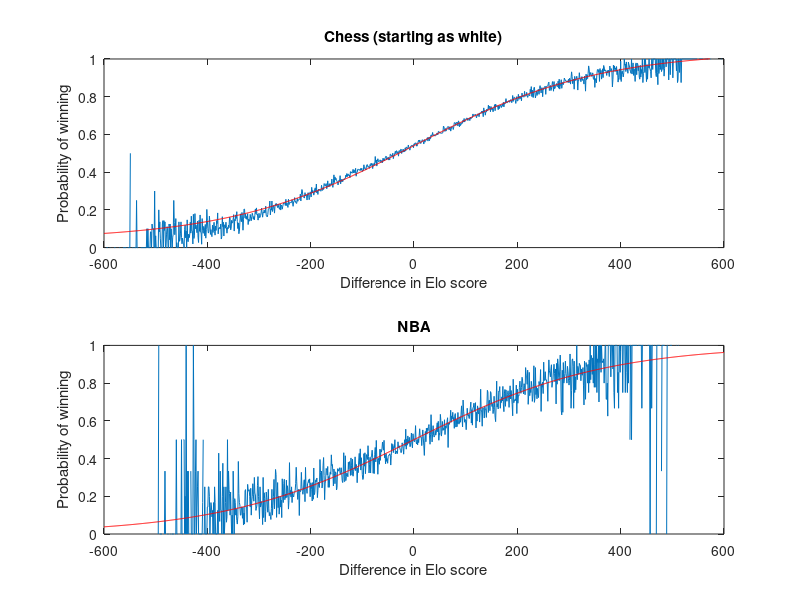

Write MATLAB code to recreate this figure.
a = importdata('chess/analyze_chess.txt');

start = min(a(:,1));
rangeN = min(a(:,1)):max(a(:,1))+1;
dataW = zeros(size(rangeN));
dataN = zeros(size(rangeN));
for i=1:size(a,1)
    dataN(a(i,1)-start+1) = dataN(a(i,1)-start+1) + 1;
    dataW(a(i,1)-start+1) = dataW(a(i,1)-start+1) + a(i,2);
end

subplot(2,1,1)
plot(rangeN,dataW./dataN)
title('Chess (starting as white)')
ylabel('Probability of winning')
xlabel('Difference in Elo score')

d = dataW./dataN;
time = rangeN(~isnan(d));
conc = d(~isnan(d));
conc = conc(find(time > -300 & time < 300));
time = time(find(time > -300 & time < 300));
modelFun =  @(p,x) 1-1 ./ (1 + 10.^(x./p(1))) + p(2)
startingVals = [400,0.02];
coefEsts = nlinfit(time, conc, modelFun, startingVals);
xgrid = -600:600;
line(xgrid, modelFun(coefEsts, xgrid), 'Color','r');
axis([-600 600 0 1])

a = importdata('nba/nbaallelo-output.txt');

start = min(a(:,1));
rangeN = min(a(:,1)):max(a(:,1))+1;
dataW = zeros(size(rangeN));
dataN = zeros(size(rangeN));
for i=1:size(a,1)
    dataN(a(i,1)-start+1) = dataN(a(i,1)-start+1) + 1;
    dataW(a(i,1)-start+1) = dataW(a(i,1)-start+1) + a(i,2);
end

subplot(2,1,2)
plot(rangeN,dataW./dataN)
title('NBA')
ylabel('Probability of winning')
xlabel('Difference in Elo score')

d = dataW./dataN;
time = rangeN(~isnan(d));
conc = d(~isnan(d));
conc = conc(find(time > -300 & time < 300));
time = time(find(time > -300 & time < 300));
modelFun =  @(p,x) 1-1 ./ (1 + 10.^(x./p(1))) + p(2)
startingVals = [400,0.02];
coefEsts = nlinfit(time, conc, modelFun, startingVals);
xgrid = -600:600;
line(xgrid, modelFun(coefEsts, xgrid), 'Color','r');
axis([-600 600 0 1])
coefEsts